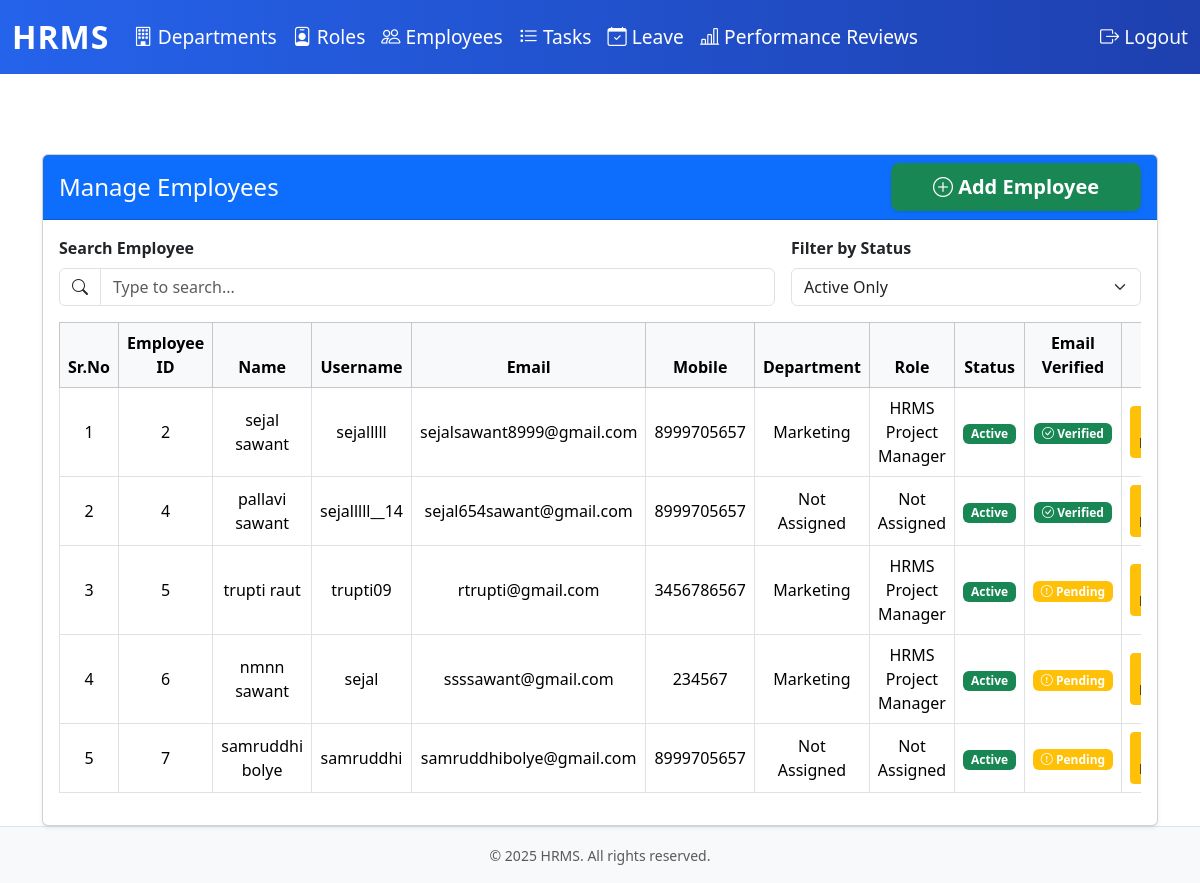
The app's page /employees/ (signed in), older data.
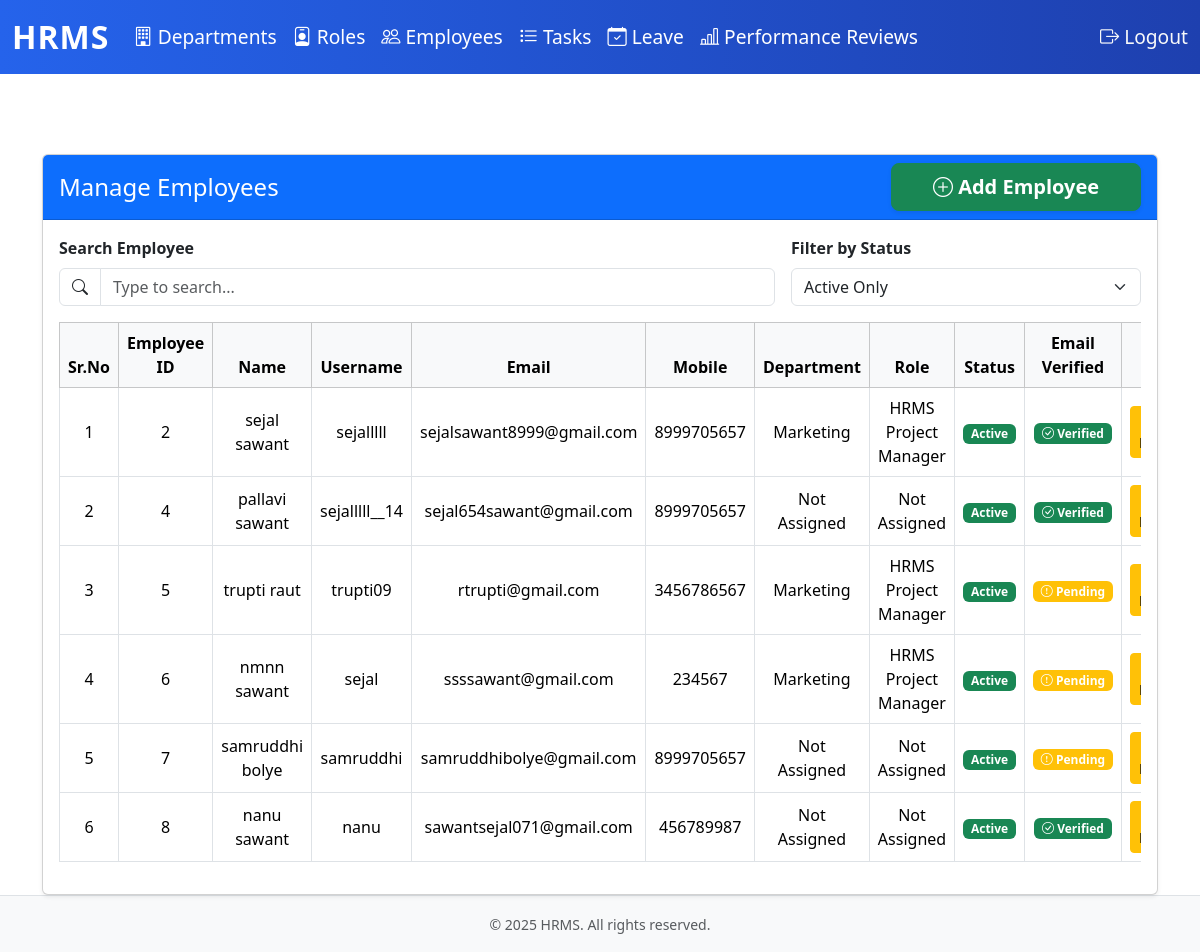
The same page, newer data.
### hrm_app/models.py (models this page shows, shortened)
class User(AbstractUser):
    first_name = models.CharField(max_length=100)
    last_name = models.CharField(max_length=100)
    username = models.CharField(max_length=100, unique=True)
    email = models.CharField(max_length=100, unique=True)
    mobile = models.CharField(max_length=100)
    dept = models.ForeignKey(Department, on_delete=models.SET_NULL, null=True, related_name='employees')
    role = models.ForeignKey(Role, on_delete=models.SET_NULL, null=True, related_name='employees')
    reporting_manager = models.ForeignKey('self', on_delete=models.SET_NULL, null=True, blank=True, related_name='subordinates')
    date_of_joining = models.DateField(null=True, blank=True)
    created_at = models.DateTimeField(default=timezone.now)
    updated_at = models.DateTimeField(auto_now=True)
    status = models.BooleanField(default=True)  # True = Active, False = Inactive (soft delete)
    is_employee = models.BooleanField(default=False)  # To distinguish between admin and employee
    email_verified = models.BooleanField(default=False)  # For email verification
    otp = models.CharField(max_length=6, null=True, blank=True)  # For OTP verification
    otp_created_at = models.DateTimeField(null=True, blank=True)  # OTP expiry tracking

class Department(models.Model):
    name = models.CharField(max_length=100)
    description = models.TextField()

class Role(models.Model):
    role_id = models.AutoField(primary_key=True)
    role_name = models.CharField(max_length=100, unique=True)
    description = models.CharField(max_length=200)
    created_at = models.DateTimeField(default=timezone.now)
    updated_at = models.DateTimeField(auto_now=True)
    status = models.BooleanField(default=True)  # True = Active, False = Inactive (soft delete)

### hrm_app/views.py (the view)
    def _wrapped_view(request, *args, **kwargs):
        if request.user.is_authenticated:
            if request.user.is_superuser:
                return view_func(request, *args, **kwargs)
            if hasattr(request.user, 'role') and request.user.role:
                if request.user.role.role_name in ['Admin', 'HR']:
                    return view_func(request, *args, **kwargs)
        messages.error(request, 'Access denied. Admin or HR privileges required.')
        return redirect('login')

### hrm_app/views.py (called while the page is built, shortened)
def admin_or_hr_required(view_func):
    def _wrapped_view(request, *args, **kwargs):
        if request.user.is_authenticated:
            if request.user.is_superuser:
                return view_func(request, *args, **kwargs)
            if hasattr(request.user, 'role') and request.user.role:
                if request.user.role.role_name in ['Admin', 'HR']:
                    return view_func(request, *args, **kwargs)
        messages.error(request, 'Access denied. Admin or HR privileges required.')
        return redirect('login')
    return _wrapped_view

@admin_or_hr_required
def employee_list(request):
    search_query = request.GET.get('search', '').strip()
    filter_option = request.GET.get('active', '1')  # '1' = active, '0' = all, '2' = inactive
    employees = User.objects.filter(is_employee=True)
    if filter_option == '1':
        employees = employees.filter(status=True)
    elif filter_option == '2':
        employees = employees.filter(status=False)
    return render(request, 'hrm_app/employee_list.html', {
        'employees': employees,
        'search_query': search_query,
        'filter_option': filter_option,
    })

### hrm_app/templates/hrm_app/employee_list.html (shortened to what this page needs)
{% extends 'hrm_app/base.html' %}
{% block content %}
<div class="card shadow-sm">
    <div class="card-header bg-primary text-white d-flex justify-content-between align-items-center">
        <h4 class="mb-0">Manage Employees</h4>
        <a href="{% url 'employee_create' %}" class="btn btn-success btn-lg px-4 fw-bold shadow-sm" style="width: 250px;">
            <i class="bi bi-plus-circle"></i> Add Employee
        </a>
    </div>
    <div class="card-body">
        <form method="get" class="row g-3 mb-3 align-items-end" id="filterForm">
            <div class="col-md-8">
                <label for="searchInput" class="form-label fw-semibold">Search Employee</label>
                <div class="input-group">
                    <span class="input-group-text bg-white"><i class="bi bi-search"></i></span>
                    <input type="text" name="search" class="form-control" placeholder="Type to search..." value="{{ search_query }}" id="searchInput">
                </div>
            </div>
            <div class="col-md-4">
                <label for="activeFilter" class="form-label fw-semibold">Filter by Status</label>
                <select name="active" class="form-select" id="activeFilter">
                    <option value="1" {% if filter_option == '1' %}selected{% endif %}>Active Only</option>
                </select>
            </div>
        </form>
        <div class="table-responsive">
            <table class="table table-hover table-bordered align-middle text-center">
                <thead class="table-light">
                    <tr>
                        <th scope="col">Sr.No</th>
                        <th scope="col">Employee ID</th>
                        <th scope="col">Name</th>
                        <th scope="col">Username</th>
                        <th scope="col">Email</th>
                        <th scope="col">Mobile</th>
                        <th scope="col">Department</th>
                        <th scope="col">Role</th>
                        <th scope="col">Status</th>
                        <th scope="col">Email Verified</th>
                        <th scope="col">Actions</th>
                    </tr>
                </thead>
                <tbody>
                    {% for emp in employees %}
                    <tr{% if not emp.status %} class="table-secondary"{% endif %}>
                        <td>{{ forloop.counter }}</td>
                        <td>{{ emp.id }}</td>
                        <td>{{ emp.first_name }} {{ emp.last_name }}</td>
                        <td>{{ emp.username }}</td>
                        <td>{{ emp.email }}</td>
                        <td>{{ emp.mobile }}</td>
                        <td>{{ emp.dept.name|default:"Not Assigned" }}</td>
                        <td>{{ emp.role.role_name|default:"Not Assigned" }}</td>
                        <td>
                            {% if emp.status %}
                                <span class="badge bg-success">Active</span>
                            {% else %}
                                <span class="badge bg-secondary">Inactive</span>
                            {% endif %}
                        </td>
                        <td>
                            {% if emp.email_verified %}
                                <span class="badge bg-success"><i class="bi bi-check-circle"></i> Verified</span>
                            {% else %}
                                <span class="badge bg-warning"><i class="bi bi-exclamation-circle"></i> Pending</span>
                            {% endif %}
                        </td>
                        <td>
                            <div class="btn-group" role="group">
                                <a href="{% url 'employee_update' emp.pk %}" class="btn btn-warning btn-sm">
                                </a>
                            </div>
                        </td>
                    </tr>
                    {% empty %}
                    <tr>
                        <td colspan="11" class="text-muted">No employees found.</td>
                    </tr>
                    {% endfor %}
                </tbody>
            </table>
        </div>
    </div>
</div>
{% endblock %}

### hrm_app/templates/hrm_app/base.html (shortened to what this page needs)
<!DOCTYPE html>
<html lang="en">
<head>
  <link href="https://cdn.jsdelivr.net/npm/bootstrap@5.3.2/dist/css/bootstrap.min.css" rel="stylesheet">
  <link href="https://cdn.jsdelivr.net/npm/bootstrap-icons@1.10.5/font/bootstrap-icons.css" rel="stylesheet">
</head>
<body>
{% block nav %}
<nav class="navbar navbar-expand-lg navbar-custom" style="height: 100px; ;">
  <div class="container-fluid">
    <a class="navbar-brand fw-bold" href="#">HRMS</a>
    <div class="collapse navbar-collapse" id="navbarContent">
      <ul class="navbar-nav me-auto">
        <li class="nav-item">
          <a class="nav-link" href="{% url 'department_list' %}"><i class="bi bi-building"></i> Departments</a>
        </li>
        <li class="nav-item">
          <a class="nav-link" href="{% url 'role_list' %}"><i class="bi bi-person-badge"></i> Roles</a>
        </li>
        <li class="nav-item">
          <a class="nav-link" href="{% url 'employee_list' %}"><i class="bi bi-people"></i> Employees</a>
        </li>
        <li class="nav-item">
          <a class="nav-link" href="{% url 'task_dashboard' %}"><i class="bi bi-list-task"></i> Tasks</a>
        </li>
        {% if user.is_authenticated %}
          {% if user.is_employee %}
            <li class="nav-item">
              <a class="nav-link" href="{% url 'employee_leave_dashboard' %}"><i class="bi bi-calendar-check"></i> Leave</a>
            </li>
          {% elif user.is_superuser %}
            <li class="nav-item">
              <a class="nav-link" href="{% url 'admin_leave_dashboard' %}"><i class="bi bi-calendar-check"></i> Leave</a>
            </li>
          {% elif user.role %}
            {% if user.role.role_name == 'Admin' or user.role.role_name == 'HR' %}
              <li class="nav-item">
                <a class="nav-link" href="{% url 'admin_leave_dashboard' %}"><i class="bi bi-calendar-check"></i> Leave</a>
              </li>
            {% endif %}
          {% endif %}
        {% endif %}
        <li class="nav-item">
          <a class="nav-link" href="{% url 'review_dashboard' %}"><i class="bi bi-bar-chart-line"></i> Performance Reviews</a>
        </li>
      </ul>
      <ul class="navbar-nav">
        <li class="nav-item">
          <form method="post" action="{% url 'logout' %}" style="display: inline;">
            <button type="submit" class="btn btn-link nav-link text-light" style="padding: 0; border: none; background: none;">
              <i class="bi bi-box-arrow-right"></i> Logout
            </button>
          </form>
        </li>
      </ul>
    </div>
  </div>
</nav>
{% endblock %}
<br><br>
<div class="container mt-3">
  {% block content %}{% endblock %}
</div>
<footer class="bg-light border-top footer">
  <div class="container py-3 text-center">
    <span class="text-muted small">&copy; {% now "Y" %} HRMS. All rights reserved.</span>
  </div>
</footer>
</body>
</html>

### hrm_app/templates/hrm_app/base.html (style rules this page uses)
.navbar-custom { background: linear-gradient(90deg, #2563eb 0%, #1e40af 100%); }
.navbar-custom .navbar-brand, .navbar-custom .nav-link { color: #fff; }
html, body { height: 100%; }
body { display: flex; flex-direction: column; min-height: 100vh; }
.footer { margin-top: auto; }
.navbar-custom .navbar-brand { font-size: 2rem; letter-spacing: 1px; }
.navbar-custom .nav-link { font-size: 1.2rem; font-weight: 500; }

Row changes from the older to the newer data that the page shows:
added User: id "8", first_name "nanu", last_name "sawant", username "nanu", email "sawantsejal071@gmail.com", mobile "456789987", dept.name "Not Assigned", role.role_name "Not Assigned", status "Active", email_verified True (drawn)
